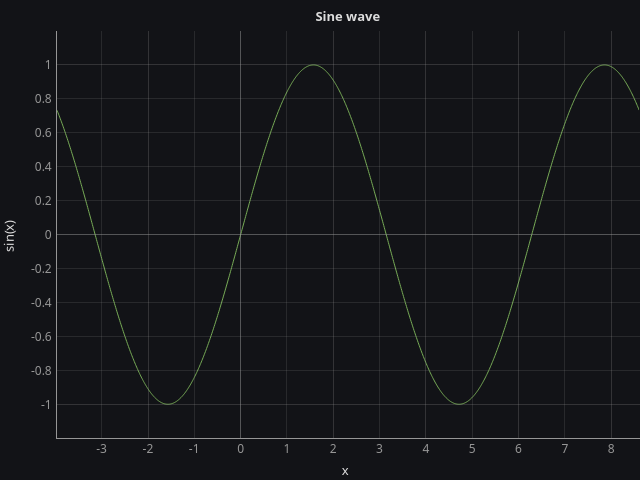

Source code (Python):
#!/usr/bin/env python
# File: pyqtplot12.py
# Name: D.Saravanan
# Date: 18/07/2023

""" Script to create plot using the PlotWidget in PyQtGraph """

import sys

import numpy as np
import pyqtgraph as pg
from PyQt6 import QtCore, QtWidgets


class MainWindow(QtWidgets.QMainWindow):
    """Subclass of QMainWindow to customize application's main window."""

    def __init__(self, xval, yval, step):
        super().__init__()
        self.xval = xval
        self.yval = yval
        self.step = step

        # set the size parameters (width, height) pixels
        self.setFixedSize(QtCore.QSize(640, 480))

        # set the central widget of the window
        self.graphWidget = pg.PlotWidget()
        self.setCentralWidget(self.graphWidget)

        # set the background color using hex notation #121317 as string
        self.graphWidget.setBackground("#121317")

        # set the main plot title, text color, text size, text weight, text style
        self.graphWidget.setTitle(
            "Sine wave", color="#dcdcdc", size="10pt", bold=True, italic=False
        )

        # set the axis labels (position and text), style parameters
        styles = {"color": "#dcdcdc", "font-size": "10pt"}
        self.graphWidget.setLabel("left", "sin(x)", **styles)
        self.graphWidget.setLabel("bottom", "x", **styles)

        # set the background grid for both the x and y axis
        self.graphWidget.showGrid(x=True, y=True, alpha=0.5)

        # graphPlot method call
        self.graphPlot(self.xval, self.yval)

    def graphPlot(self, xval, yval):
        """Method accepts x and y parameters to plot."""

        # set the axis limits within the specified ranges and padding
        self.graphWidget.setXRange(xval[0], xval[-1], padding=0)
        self.graphWidget.setYRange(min(yval), max(yval), padding=0.1)

        # set the line color in 3-tuple of int values, line width in pixels, line style
        lvalue = pg.mkPen(color="#77ab56", width=1, style=QtCore.Qt.PenStyle.SolidLine)

        # plot data: x, y values with lines drawn using Qt's QPen types
        self.data_line = self.graphWidget.plot(xval, yval, pen=lvalue)

        self.timer = QtCore.QTimer()
        self.timer.setInterval(50)
        self.timer.timeout.connect(self.update_data_line)
        self.timer.start()

    def update_data_line(self):
        """Method uses QTimer to update the data every 50ms."""

        self.xval = self.xval[1:]
        self.xval = np.append(self.xval, self.xval[-1] + self.step)

        self.yval = self.yval[1:]
        self.yval = np.append(self.yval, np.sin(self.xval[-1]))

        # set the axis limits within the specified ranges and padding
        self.graphWidget.setXRange(self.xval[0], self.xval[-1], padding=0)
        self.graphWidget.setYRange(min(self.yval), max(self.yval), padding=0.1)

        self.data_line.setData(self.xval, self.yval)


def main():
    """Need one (and only one) QApplication instance per application.
    Pass in sys.argv to allow command line arguments for the application.
    If no command line arguments than QApplication([]) is required."""
    app = QtWidgets.QApplication(sys.argv)

    xval = np.linspace(-2 * np.pi, 2 * np.pi, 1000, retstep=True)

    # an instance of the class MainWindow
    window = MainWindow(xval[0], np.sin(xval[0]), xval[1])
    window.show()  # windows are hidden by default

    sys.exit(app.exec())  # start the event loop


if __name__ == "__main__":
    main()
